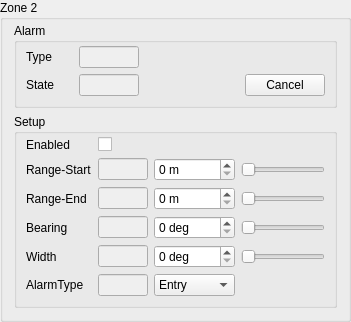
           <widget class="QGroupBox" name="groupGuard2Zone">
            <property name="title">
             <string>Zone 2</string>
            </property>
            <layout class="QVBoxLayout" name="layoutGuard2Zone">
             <property name="topMargin">
              <number>3</number>
             </property>
             <item>
              <widget class="QGroupBox" name="groupGuard2Alarm">
               <property name="sizePolicy">
                <sizepolicy hsizetype="Preferred" vsizetype="Minimum">
                 <horstretch>0</horstretch>
                 <verstretch>0</verstretch>
                </sizepolicy>
               </property>
               <property name="title">
                <string>Alarm</string>
               </property>
               <layout class="QGridLayout" name="layoutGuard2Alarm">
                <property name="topMargin">
                 <number>3</number>
                </property>
                <property name="verticalSpacing">
                 <number>6</number>
                </property>
                <item row="0" column="0">
                 <widget class="QLabel" name="labelGuard2Type">
                  <property name="text">
                   <string>Type</string>
                  </property>
                 </widget>
                </item>
                <item row="0" column="1">
                 <widget class="QLineEdit" name="editGuard2Type">
                  <property name="enabled">
                   <bool>false</bool>
                  </property>
                  <property name="sizePolicy">
                   <sizepolicy hsizetype="MinimumExpanding" vsizetype="Fixed">
                    <horstretch>0</horstretch>
                    <verstretch>0</verstretch>
                   </sizepolicy>
                  </property>
                  <property name="minimumSize">
                   <size>
                    <width>0</width>
                    <height>20</height>
                   </size>
                  </property>
                  <property name="maximumSize">
                   <size>
                    <width>60</width>
                    <height>16777215</height>
                   </size>
                  </property>
                  <property name="readOnly">
                   <bool>true</bool>
                  </property>
                 </widget>
                </item>
                <item row="1" column="0">
                 <widget class="QLabel" name="labelGuard2State">
                  <property name="text">
                   <string>State</string>
                  </property>
                 </widget>
                </item>
                <item row="1" column="1">
                 <widget class="QLineEdit" name="editGuard2State">
                  <property name="enabled">
                   <bool>false</bool>
                  </property>
                  <property name="sizePolicy">
                   <sizepolicy hsizetype="MinimumExpanding" vsizetype="Fixed">
                    <horstretch>0</horstretch>
                    <verstretch>0</verstretch>
                   </sizepolicy>
                  </property>
                  <property name="minimumSize">
                   <size>
                    <width>0</width>
                    <height>20</height>
                   </size>
                  </property>
                  <property name="maximumSize">
                   <size>
                    <width>60</width>
                    <height>16777215</height>
                   </size>
                  </property>
                  <property name="readOnly">
                   <bool>true</bool>
                  </property>
                 </widget>
                </item>
                <item row="1" column="3">
                 <widget class="QPushButton" name="pushGuard2Cancel">
                  <property name="text">
                   <string>Cancel</string>
                  </property>
                 </widget>
                </item>
                <item row="0" column="2">
                 <spacer name="horizontalSpacer_17">
                  <property name="orientation">
                   <enum>Qt::Horizontal</enum>
                  </property>
                  <property name="sizeType">
                   <enum>QSizePolicy::Fixed</enum>
                  </property>
                  <property name="sizeHint" stdset="0">
                   <size>
                    <width>100</width>
                    <height>20</height>
                   </size>
                  </property>
                 </spacer>
                </item>
               </layout>
              </widget>
             </item>
             <item>
              <widget class="QGroupBox" name="groupGuard2Setup">
               <property name="title">
                <string>Setup</string>
               </property>
               <layout class="QGridLayout" name="layoutGuard2Setup">
                <property name="topMargin">
                 <number>3</number>
                </property>
                <property name="verticalSpacing">
                 <number>6</number>
                </property>
                <item row="0" column="0">
                 <widget class="QLabel" name="labelGuard2Enabled">
                  <property name="text">
                   <string>Enabled</string>
                  </property>
                 </widget>
                </item>
                <item row="0" column="1">
                 <widget class="QCheckBox" name="checkGuard2Enabled"/>
                </item>
                <item row="1" column="0">
                 <widget class="QLabel" name="labelGuard2RangeStart">
                  <property name="text">
                   <string>Range-Start</string>
                  </property>
                 </widget>
                </item>
                <item row="1" column="1">
                 <widget class="QLineEdit" name="editGuard2RangeStart">
                  <property name="enabled">
                   <bool>false</bool>
                  </property>
                  <property name="sizePolicy">
                   <sizepolicy hsizetype="MinimumExpanding" vsizetype="Fixed">
                    <horstretch>0</horstretch>
                    <verstretch>0</verstretch>
                   </sizepolicy>
                  </property>
                  <property name="minimumSize">
                   <size>
                    <width>0</width>
                    <height>20</height>
                   </size>
                  </property>
                  <property name="maximumSize">
                   <size>
                    <width>50</width>
                    <height>16777215</height>
                   </size>
                  </property>
                  <property name="readOnly">
                   <bool>true</bool>
                  </property>
                 </widget>
                </item>
                <item row="2" column="0">
                 <widget class="QLabel" name="labelGuard2RangeEnd">
                  <property name="text">
                   <string>Range-End</string>
                  </property>
                 </widget>
                </item>
                <item row="2" column="1">
                 <widget class="QLineEdit" name="editGuard2RangeEnd">
                  <property name="enabled">
                   <bool>false</bool>
                  </property>
                  <property name="sizePolicy">
                   <sizepolicy hsizetype="MinimumExpanding" vsizetype="Fixed">
                    <horstretch>0</horstretch>
                    <verstretch>0</verstretch>
                   </sizepolicy>
                  </property>
                  <property name="minimumSize">
                   <size>
                    <width>0</width>
                    <height>20</height>
                   </size>
                  </property>
                  <property name="maximumSize">
                   <size>
                    <width>50</width>
                    <height>16777215</height>
                   </size>
                  </property>
                  <property name="readOnly">
                   <bool>true</bool>
                  </property>
                 </widget>
                </item>
                <item row="3" column="0">
                 <widget class="QLabel" name="labelGuard2Bearing">
                  <property name="text">
                   <string>Bearing</string>
                  </property>
                 </widget>
                </item>
                <item row="3" column="1">
                 <widget class="QLineEdit" name="editGuard2Bearing">
                  <property name="enabled">
                   <bool>false</bool>
                  </property>
                  <property name="sizePolicy">
                   <sizepolicy hsizetype="MinimumExpanding" vsizetype="Fixed">
                    <horstretch>0</horstretch>
                    <verstretch>0</verstretch>
                   </sizepolicy>
                  </property>
                  <property name="minimumSize">
                   <size>
                    <width>0</width>
                    <height>20</height>
                   </size>
                  </property>
                  <property name="maximumSize">
                   <size>
                    <width>50</width>
                    <height>16777215</height>
                   </size>
                  </property>
                  <property name="readOnly">
                   <bool>true</bool>
                  </property>
                 </widget>
                </item>
                <item row="5" column="0">
                 <widget class="QLabel" name="labelGuard2Width">
                  <property name="text">
                   <string>Width</string>
                  </property>
                 </widget>
                </item>
                <item row="5" column="1">
                 <widget class="QLineEdit" name="editGuard2Width">
                  <property name="enabled">
                   <bool>false</bool>
                  </property>
                  <property name="sizePolicy">
                   <sizepolicy hsizetype="MinimumExpanding" vsizetype="Fixed">
                    <horstretch>0</horstretch>
                    <verstretch>0</verstretch>
                   </sizepolicy>
                  </property>
                  <property name="minimumSize">
                   <size>
                    <width>0</width>
                    <height>20</height>
                   </size>
                  </property>
                  <property name="maximumSize">
                   <size>
                    <width>50</width>
                    <height>16777215</height>
                   </size>
                  </property>
                  <property name="readOnly">
                   <bool>true</bool>
                  </property>
                 </widget>
                </item>
                <item row="6" column="0">
                 <widget class="QLabel" name="labelGuard2AlarmType">
                  <property name="text">
                   <string>AlarmType</string>
                  </property>
                 </widget>
                </item>
                <item row="6" column="1">
                 <widget class="QLineEdit" name="editGuard2AlarmType">
                  <property name="enabled">
                   <bool>false</bool>
                  </property>
                  <property name="sizePolicy">
                   <sizepolicy hsizetype="MinimumExpanding" vsizetype="Fixed">
                    <horstretch>0</horstretch>
                    <verstretch>0</verstretch>
                   </sizepolicy>
                  </property>
                  <property name="minimumSize">
                   <size>
                    <width>0</width>
                    <height>20</height>
                   </size>
                  </property>
                  <property name="maximumSize">
                   <size>
                    <width>50</width>
                    <height>16777215</height>
                   </size>
                  </property>
                  <property name="readOnly">
                   <bool>true</bool>
                  </property>
                 </widget>
                </item>
                <item row="1" column="2">
                 <widget class="QSpinBox" name="spinGuard2RangeStart">
                  <property name="keyboardTracking">
                   <bool>false</bool>
                  </property>
                  <property name="suffix">
                   <string> m</string>
                  </property>
                  <property name="maximum">
                   <number>100000</number>
                  </property>
                 </widget>
                </item>
                <item row="2" column="2">
                 <widget class="QSpinBox" name="spinGuard2RangeEnd">
                  <property name="keyboardTracking">
                   <bool>false</bool>
                  </property>
                  <property name="suffix">
                   <string> m</string>
                  </property>
                  <property name="maximum">
                   <number>100000</number>
                  </property>
                 </widget>
                </item>
                <item row="6" column="2">
                 <widget class="QComboBox" name="comboGuard2AlarmType">
                  <item>
                   <property name="text">
                    <string>Entry</string>
                   </property>
                  </item>
                  <item>
                   <property name="text">
                    <string>Exit</string>
                   </property>
                  </item>
                  <item>
                   <property name="text">
                    <string>Both</string>
                   </property>
                  </item>
                 </widget>
                </item>
                <item row="1" column="3">
                 <widget class="QSlider" name="sliderGuard2RangeStart">
                  <property name="minimumSize">
                   <size>
                    <width>65</width>
                    <height>0</height>
                   </size>
                  </property>
                  <property name="maximum">
                   <number>100000</number>
                  </property>
                  <property name="orientation">
                   <enum>Qt::Horizontal</enum>
                  </property>
                 </widget>
                </item>
                <item row="2" column="3">
                 <widget class="QSlider" name="sliderGuard2RangeEnd">
                  <property name="maximum">
                   <number>100000</number>
                  </property>
                  <property name="orientation">
                   <enum>Qt::Horizontal</enum>
                  </property>
                 </widget>
                </item>
                <item row="3" column="3">
                 <widget class="QSlider" name="sliderGuard2Bearing">
                  <property name="maximum">
                   <number>360</number>
                  </property>
                  <property name="orientation">
                   <enum>Qt::Horizontal</enum>
                  </property>
                 </widget>
                </item>
                <item row="5" column="3">
                 <widget class="QSlider" name="sliderGuard2Width">
                  <property name="maximum">
                   <number>360</number>
                  </property>
                  <property name="orientation">
                   <enum>Qt::Horizontal</enum>
                  </property>
                 </widget>
                </item>
                <item row="3" column="2">
                 <widget class="QSpinBox" name="spinGuard2Bearing">
                  <property name="keyboardTracking">
                   <bool>false</bool>
                  </property>
                  <property name="suffix">
                   <string> deg</string>
                  </property>
                  <property name="maximum">
                   <number>360</number>
                  </property>
                 </widget>
                </item>
                <item row="5" column="2">
                 <widget class="QSpinBox" name="spinGuard2Width">
                  <property name="keyboardTracking">
                   <bool>false</bool>
                  </property>
                  <property name="suffix">
                   <string> deg</string>
                  </property>
                  <property name="maximum">
                   <number>360</number>
                  </property>
                 </widget>
                </item>
               </layout>
              </widget>
             </item>
            </layout>
           </widget>
